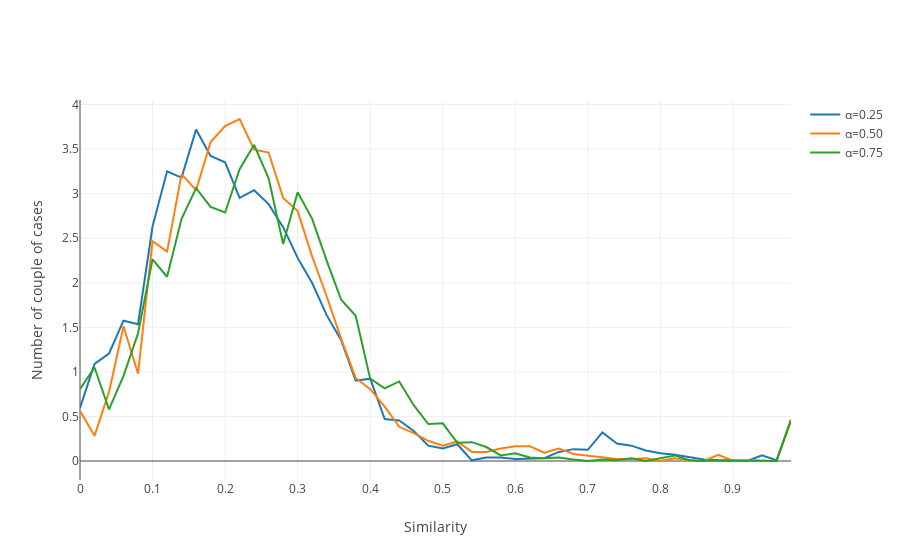

Notebook code cell kept with this figure:
### Markdown cell above
## Histogram

### Code cell
hist1, bins1 = np.histogram(win025DF.Sim,bins=50, density=True)
hist2, bins2 = np.histogram(win050DF.Sim,bins=50, density=True)
hist3, bins3 = np.histogram(win075DF.Sim,bins=50, density=True)

trace1 = go.Scatter(
    x = bins1,
    y = hist1,
    name = 'α=0.25'
)

trace2 = go.Scatter(
    x = bins2,
    y = hist2,
    name = 'α=0.50'
)

trace3 = go.Scatter(
    x = bins3,
    y = hist3,
    name = 'α=0.75'
)





data = [trace1, trace2, trace3]
layout = go.Layout(
    xaxis = dict(title='Similarity'),
    yaxis = dict(title='Number of couple of cases')
)

histSimValues = go.Figure(data = data, layout=layout)


# histSimValues = ff.create_distplot(hist_data, labels, show_rug=False, show_hist=False)
iplot(histSimValues, filename='Histogram-similarity')
